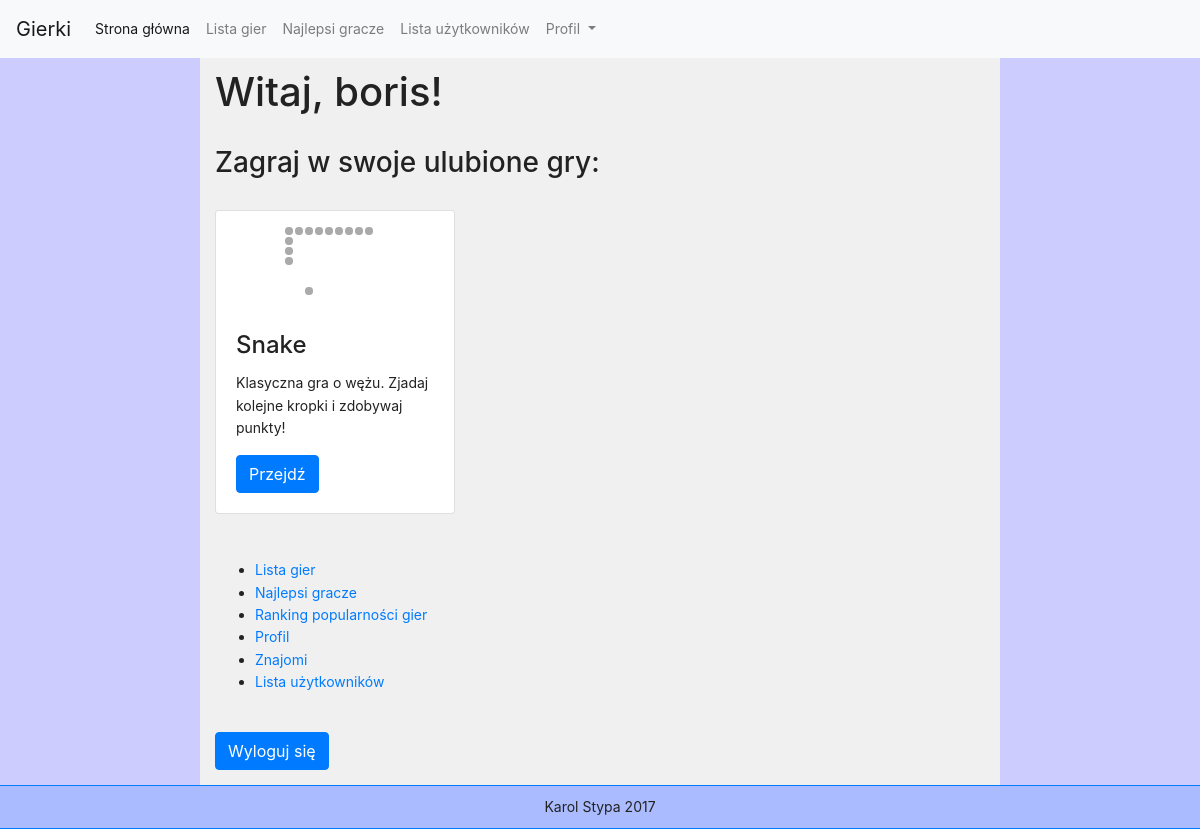
Screenshot of / (signed in) with the database file from the repository.
### tables this page shows
CREATE TABLE `favorites` (
  `id` int(11) NOT NULL,
  `user_id` int(11) NOT NULL,
  `game_id` int(11) NOT NULL
);

CREATE TABLE `games` (
  `id` int(11) NOT NULL,
  `name` varchar(255) NOT NULL,
  `play_count` int(11) NOT NULL,
  `description` varchar(255) NOT NULL,
  `url` varchar(255) NOT NULL,
  `thumbnail` varchar(255) NOT NULL,
  `image1` varchar(255) NOT NULL,
  `image2` varchar(255) NOT NULL
);

### index.php (the view, shortened to what this page needs)
<!DOCTYPE html>
<html>
	<head>
		<link rel="stylesheet" href="https://maxcdn.bootstrapcdn.com/bootstrap/4.0.0-beta.2/css/bootstrap.min.css">
		<link rel="stylesheet" href="./css/style.css">
	</head>
	<body>
		<?php
		include "navbar.php";
		?>
		<div class="container-fluid col-md-8 main">
			<?php
			if(isset($_SESSION['loggedin'])) {
				if ($_SESSION['loggedin'])
				{
					$user_result = mysql_query("SELECT `id` from `users` WHERE `login` = '".$_SESSION['login']."' limit 1");
			        $user_id = mysql_fetch_assoc($user_result);
					echo '
					<h1>Witaj, '.$_SESSION['login'].'!</h1>
					<br>';
					echo '
					<h3>Zagraj w swoje ulubione gry:</h3>';
					$fav_select_query = "SELECT A.game_id, B.url, B.thumbnail, B.description, B.name as game
                                                FROM favorites A
                                                JOIN games B
                                                ON B.id = A.game_id
                                                WHERE A.user_id = ".$user_id['id']."
                                                ORDER BY B.id ASC";
                    $fav_select_result = mysql_query($fav_select_query);
                    while($row = mysql_fetch_assoc($fav_select_result)) {
						echo '<br>
						<div class="card" style="width: 15rem;">
							<img class="card-img-top" src="'.$row['thumbnail'].'" alt="Game thumbnail">
							<div class="card-body">
								<h4 class="card-title">'.$row['game'].'</h4>
								<p class="card-text">'.$row['description'].'</p>
						    	<a href="'.$row['url'].'" class="btn btn-primary">Przejdź</a>
							</div>
						</div><br><br>';
                    }
					echo '
					<ul>
						<li><a href="./gameslist.php">Lista gier</a></li>
						<li><a href="./highscores.php">Najlepsi gracze</a></li>
						<li><a href="./gameslist.php#popularity">Ranking popularności gier</a></li>
						<li><a href="./profile.php?id='.$user_id['id'].'">Profil</a></li>
						<li><a href="./profile.php?id='.$user_id['id'].'#friends">Znajomi</a></li>
						<li><a href="./userslist.php">Lista użytkowników</a></li>
					</ul><br>';
					echo '<a class="btn btn-primary" href="?logout=1">Wyloguj się</a><br>';
				}
			}
			?>
		</div>
	</body>
</html>

### css/style.css (style rules this page uses)
body { font-size: 14px; line-height: 1.6; background-color: #CCCCFF; color: #222222; height: 100%; min-height: 100%; }
.main { padding-top: 10px; background-color: #F0F0F0; padding-bottom: 15px; min-height: 100%; }
.footer { text-align: center; background-color: #AABBFF!important; padding: 10px; border-top: 1px solid #007BFF; border-bottom: 1px solid #007BFF; }

### rows the page displays
favorites: game.thumbnail (picture), game.name "Snake", game.description "Klasyczna gra o wężu. Zjadaj kolejne kropki i zdobywaj punkty!"

### other values shown
$_SESSION['login'] "boris"
